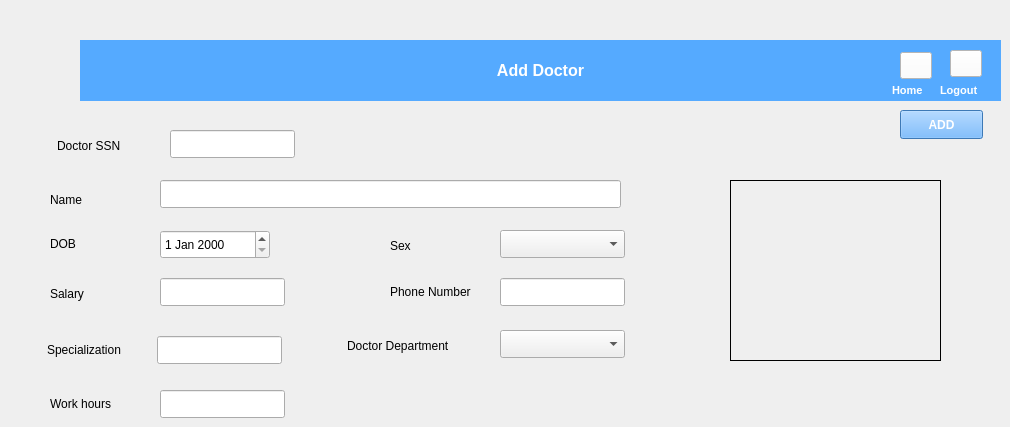
   <widget class="QWidget" name="tab">
    <attribute name="title">
     <string>Add Doctor</string>
    </attribute>
    <widget class="QLineEdit" name="doctor_ssn_1">
     <property name="geometry">
      <rect>
       <x>170</x>
       <y>130</y>
       <width>125</width>
       <height>28</height>
      </rect>
     </property>
    </widget>
    <widget class="QPushButton" name="add_pushButton">
     <property name="geometry">
      <rect>
       <x>900</x>
       <y>110</y>
       <width>83</width>
       <height>29</height>
      </rect>
     </property>
     <property name="font">
      <font>
       <italic>false</italic>
       <bold>true</bold>
       <strikeout>false</strikeout>
      </font>
     </property>
     <property name="styleSheet">
      <string notr="true">color: rgb(255, 255, 255);
background-color: rgb(85, 170, 255);</string>
     </property>
     <property name="text">
      <string>ADD</string>
     </property>
    </widget>
    <widget class="QLabel" name="img_1_1">
     <property name="geometry">
      <rect>
       <x>730</x>
       <y>180</y>
       <width>211</width>
       <height>181</height>
      </rect>
     </property>
     <property name="frameShape">
      <enum>QFrame::Box</enum>
     </property>
     <property name="text">
      <string/>
     </property>
     <property name="pixmap">
      <pixmap resource="resource.qrc">:/images/user.png</pixmap>
     </property>
     <property name="scaledContents">
      <bool>true</bool>
     </property>
    </widget>
    <widget class="QLabel" name="label_32">
     <property name="geometry">
      <rect>
       <x>47</x>
       <y>336</y>
       <width>99</width>
       <height>28</height>
      </rect>
     </property>
     <property name="text">
      <string>Specialization</string>
     </property>
    </widget>
    <widget class="QLabel" name="label_101">
     <property name="geometry">
      <rect>
       <x>80</x>
       <y>40</y>
       <width>921</width>
       <height>61</height>
      </rect>
     </property>
     <property name="font">
      <font>
       <pointsize>12</pointsize>
       <bold>true</bold>
      </font>
     </property>
     <property name="autoFillBackground">
      <bool>false</bool>
     </property>
     <property name="styleSheet">
      <string notr="true">background-color: rgb(85, 170, 255);
color: rgb(255, 255, 255);</string>
     </property>
     <property name="text">
      <string>Add Doctor</string>
     </property>
     <property name="alignment">
      <set>Qt::AlignCenter</set>
     </property>
     <property name="wordWrap">
      <bool>false</bool>
     </property>
     <property name="margin">
      <number>0</number>
     </property>
     <property name="indent">
      <number>-1</number>
     </property>
    </widget>
    <widget class="QLabel" name="img_1">
     <property name="geometry">
      <rect>
       <x>0</x>
       <y>35</y>
       <width>121</width>
       <height>71</height>
      </rect>
     </property>
     <property name="text">
      <string/>
     </property>
     <property name="pixmap">
      <pixmap resource="resource.qrc">:/images/add.png</pixmap>
     </property>
     <property name="scaledContents">
      <bool>true</bool>
     </property>
    </widget>
    <widget class="QLineEdit" name="doctor_salary_1">
     <property name="geometry">
      <rect>
       <x>160</x>
       <y>278</y>
       <width>125</width>
       <height>28</height>
      </rect>
     </property>
    </widget>
    <widget class="QLabel" name="label_7">
     <property name="geometry">
      <rect>
       <x>50</x>
       <y>280</y>
       <width>61</width>
       <height>28</height>
      </rect>
     </property>
     <property name="text">
      <string>Salary</string>
     </property>
    </widget>
    <widget class="QLabel" name="label_13">
     <property name="geometry">
      <rect>
       <x>57</x>
       <y>136</y>
       <width>121</width>
       <height>20</height>
      </rect>
     </property>
     <property name="text">
      <string>Doctor SSN</string>
     </property>
    </widget>
    <widget class="QPushButton" name="home_pushButton_1">
     <property name="geometry">
      <rect>
       <x>900</x>
       <y>52</y>
       <width>32</width>
       <height>27</height>
      </rect>
     </property>
     <property name="styleSheet">
      <string notr="true">background-color: rgb(255, 255, 255);</string>
     </property>
     <property name="text">
      <string/>
     </property>
     <property name="icon">
      <iconset resource="resource.qrc">
       <normaloff>:/images/home.png</normaloff>:/images/home.png</iconset>
     </property>
     <property name="iconSize">
      <size>
       <width>24</width>
       <height>24</height>
      </size>
     </property>
    </widget>
    <widget class="QPushButton" name="logout_pushButton_1">
     <property name="geometry">
      <rect>
       <x>950</x>
       <y>50</y>
       <width>32</width>
       <height>27</height>
      </rect>
     </property>
     <property name="styleSheet">
      <string notr="true">background-color: rgb(255, 255, 255);</string>
     </property>
     <property name="text">
      <string/>
     </property>
     <property name="icon">
      <iconset resource="resource.qrc">
       <normaloff>:/images/logout.png</normaloff>:/images/logout.png</iconset>
     </property>
     <property name="iconSize">
      <size>
       <width>24</width>
       <height>24</height>
      </size>
     </property>
    </widget>
    <widget class="QLabel" name="label_14">
     <property name="geometry">
      <rect>
       <x>940</x>
       <y>80</y>
       <width>51</width>
       <height>20</height>
      </rect>
     </property>
     <property name="font">
      <font>
       <pointsize>8</pointsize>
       <bold>true</bold>
      </font>
     </property>
     <property name="styleSheet">
      <string notr="true">color: rgb(255, 255, 255);</string>
     </property>
     <property name="text">
      <string>Logout</string>
     </property>
    </widget>
    <widget class="QLabel" name="label_17">
     <property name="geometry">
      <rect>
       <x>892</x>
       <y>80</y>
       <width>51</width>
       <height>20</height>
      </rect>
     </property>
     <property name="font">
      <font>
       <pointsize>8</pointsize>
       <bold>true</bold>
       <kerning>true</kerning>
      </font>
     </property>
     <property name="styleSheet">
      <string notr="true">color: rgb(255, 255, 255);</string>
     </property>
     <property name="text">
      <string>Home</string>
     </property>
    </widget>
    <widget class="QLineEdit" name="doctor_name_1">
     <property name="geometry">
      <rect>
       <x>160</x>
       <y>180</y>
       <width>461</width>
       <height>28</height>
      </rect>
     </property>
    </widget>
    <widget class="QLabel" name="label_9">
     <property name="geometry">
      <rect>
       <x>50</x>
       <y>180</y>
       <width>71</width>
       <height>39</height>
      </rect>
     </property>
     <property name="text">
      <string>Name</string>
     </property>
    </widget>
    <widget class="QLabel" name="label_44">
     <property name="geometry">
      <rect>
       <x>347</x>
       <y>336</y>
       <width>141</width>
       <height>20</height>
      </rect>
     </property>
     <property name="text">
      <string>Doctor Department</string>
     </property>
    </widget>
    <widget class="QLabel" name="label_6">
     <property name="geometry">
      <rect>
       <x>390</x>
       <y>232</y>
       <width>48</width>
       <height>28</height>
      </rect>
     </property>
     <property name="text">
      <string>Sex</string>
     </property>
    </widget>
    <widget class="QComboBox" name="doctor_sex_1">
     <property name="geometry">
      <rect>
       <x>500</x>
       <y>230</y>
       <width>125</width>
       <height>28</height>
      </rect>
     </property>
     <property name="currentIndex">
      <number>-1</number>
     </property>
     <item>
      <property name="text">
       <string>Male</string>
      </property>
     </item>
     <item>
      <property name="text">
       <string>Female</string>
      </property>
     </item>
    </widget>
    <widget class="QLabel" name="label_45">
     <property name="geometry">
      <rect>
       <x>390</x>
       <y>278</y>
       <width>99</width>
       <height>28</height>
      </rect>
     </property>
     <property name="text">
      <string>Phone Number</string>
     </property>
    </widget>
    <widget class="QLineEdit" name="doctor_phone_number_1">
     <property name="geometry">
      <rect>
       <x>500</x>
       <y>278</y>
       <width>125</width>
       <height>28</height>
      </rect>
     </property>
    </widget>
    <widget class="QLineEdit" name="doctor_specialization_1">
     <property name="geometry">
      <rect>
       <x>157</x>
       <y>336</y>
       <width>125</width>
       <height>28</height>
      </rect>
     </property>
    </widget>
    <widget class="QDateEdit" name="doctor_DOB_1">
     <property name="geometry">
      <rect>
       <x>160</x>
       <y>230</y>
       <width>110</width>
       <height>29</height>
      </rect>
     </property>
    </widget>
    <widget class="QLabel" name="label_46">
     <property name="geometry">
      <rect>
       <x>50</x>
       <y>230</y>
       <width>41</width>
       <height>28</height>
      </rect>
     </property>
     <property name="text">
      <string>DOB</string>
     </property>
    </widget>
    <widget class="QLabel" name="label_47">
     <property name="geometry">
      <rect>
       <x>50</x>
       <y>390</y>
       <width>99</width>
       <height>28</height>
      </rect>
     </property>
     <property name="text">
      <string>Work hours</string>
     </property>
    </widget>
    <widget class="QLineEdit" name="doctor_workHours_1">
     <property name="geometry">
      <rect>
       <x>160</x>
       <y>390</y>
       <width>125</width>
       <height>28</height>
      </rect>
     </property>
     <property name="text">
      <string/>
     </property>
    </widget>
    <widget class="QComboBox" name="doctor_department_1">
     <property name="geometry">
      <rect>
       <x>500</x>
       <y>330</y>
       <width>125</width>
       <height>28</height>
      </rect>
     </property>
     <property name="currentText">
      <string/>
     </property>
     <property name="currentIndex">
      <number>-1</number>
     </property>
     <item>
      <property name="text">
       <string>Surgeon</string>
      </property>
     </item>
     <item>
      <property name="text">
       <string>Dermatologist</string>
      </property>
     </item>
     <item>
      <property name="text">
       <string>Orthopedist</string>
      </property>
     </item>
     <item>
      <property name="text">
       <string>Urologist</string>
      </property>
     </item>
     <item>
      <property name="text">
       <string>Neurologist</string>
      </property>
     </item>
     <item>
      <property name="text">
       <string>Orthodontist</string>
      </property>
     </item>
     <item>
      <property name="text">
       <string>Anesthesiologist</string>
      </property>
     </item>
     <item>
      <property name="text">
       <string>Cardiology physician</string>
      </property>
     </item>
    </widget>
   </widget>
